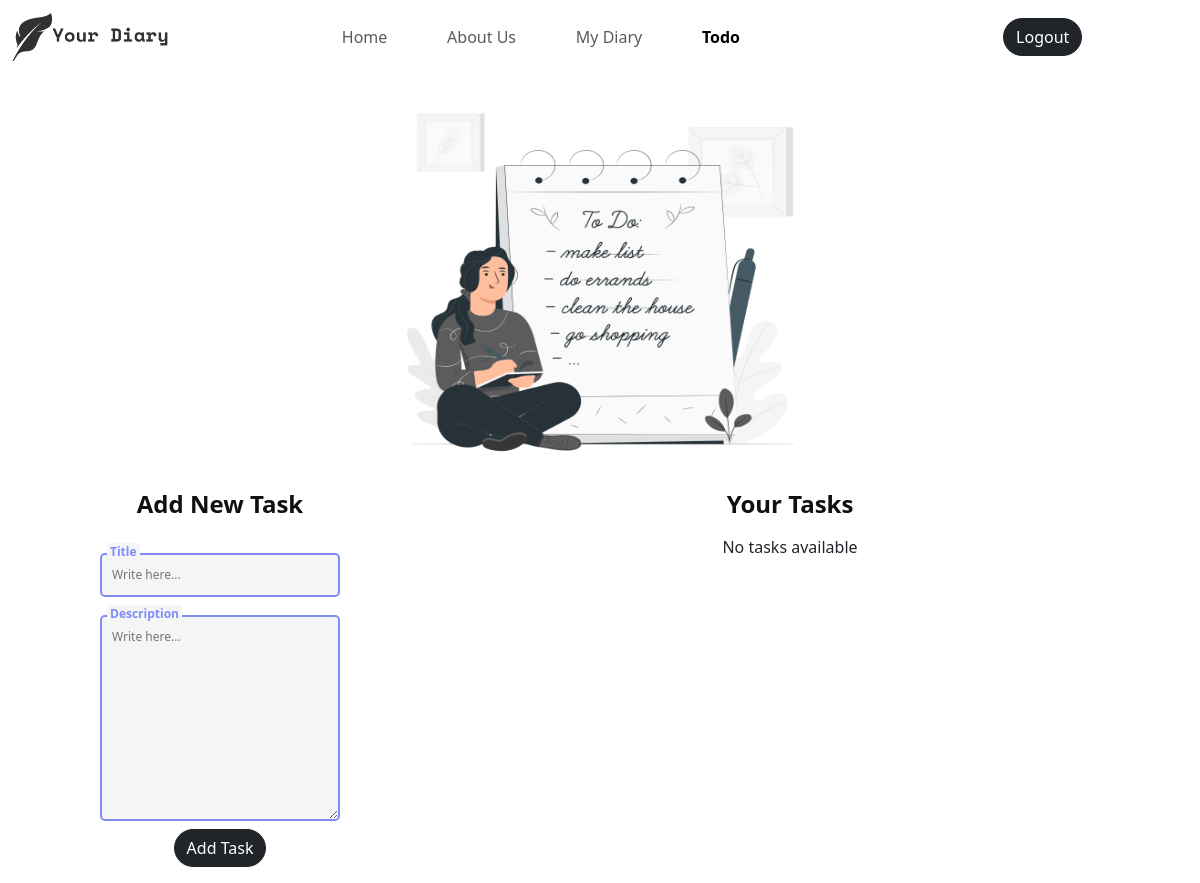
/todo/ (signed in), run on an earlier commit of the app's database.
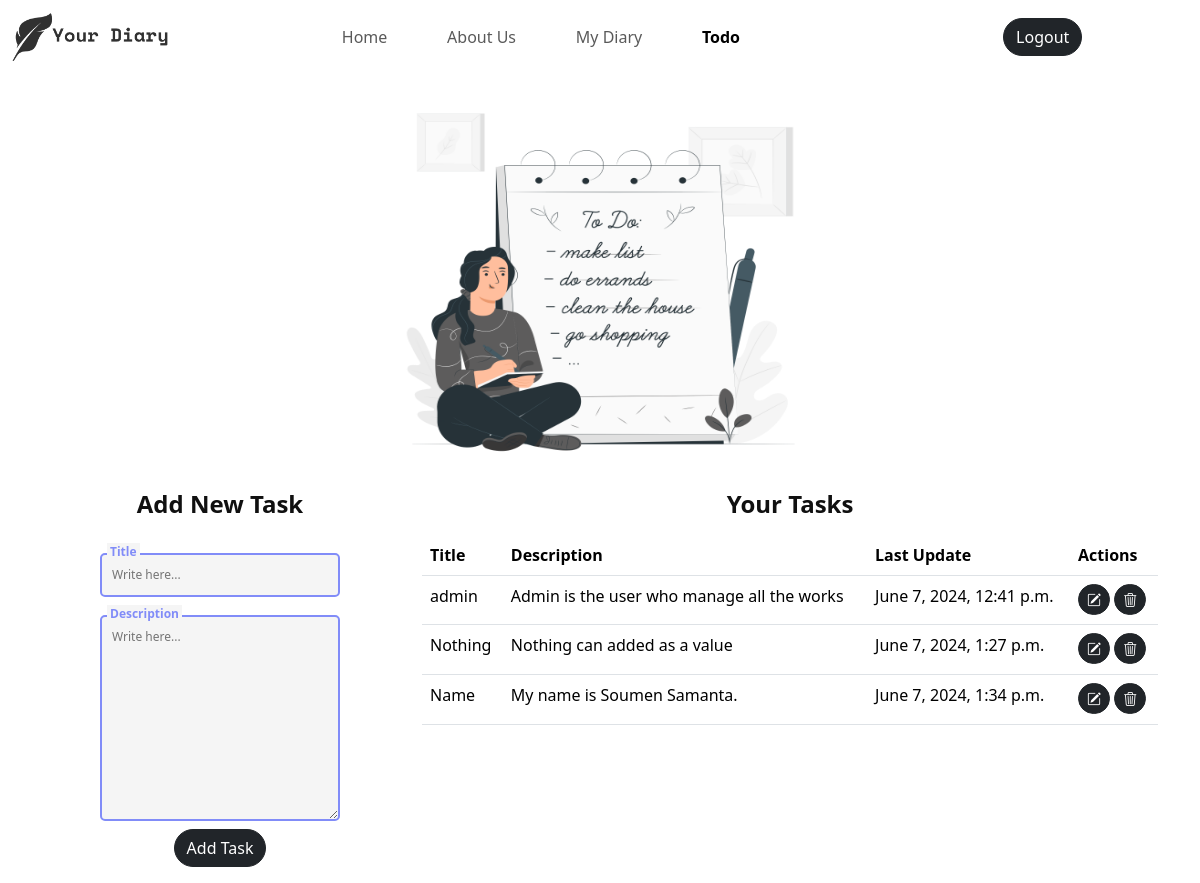
And on a later commit of the database.
### diary/models.py (models this page shows, shortened)
class Todo(models.Model):
    user = models.ForeignKey(User, on_delete=models.CASCADE)
    title = models.CharField(max_length=100)
    description = models.TextField()
    created_at = models.DateTimeField(auto_now_add=True)
    updated_at = models.DateTimeField(auto_now=True)

### diary/views.py (the view)
# urls.py: path("todo/", views.todo, name="todo"),
@login_required(login_url="login")
def todo(request):
	context = {}
	todo_form = TodoForm()
	context["todo_form"] = todo_form
	todos = Todo.objects.filter(user=request.user)
	context["todos"] = todos
	context['activeTodo']="active"
	return render(request, "todo.html", context)

### diary/forms.py
class TodoForm(forms.ModelForm):
	class Meta:
		model = Todo
		fields = ('title', 'description')
		widgets = {
			'title': forms.TextInput(attrs={'class': 'input', 'placeholder': 'Write here...'}),
			'description': forms.Textarea(attrs={'class': 'input', 'placeholder': 'Write here...'}),
		}

### diary/templates/todo.html (shortened to what this page needs)
{% extends "base.html" %}
{% load static %}
{% block css %}
	<link rel="stylesheet" href="{% static "css/todo.css" %}">
{% endblock css %}
{% block body %}
	<div class="container todo-page">
		<div class="row todo-image">
			<img src="{% static "media/Todo_list.png" %}" alt="" class="todo-img">
		</div>
		<div class="row">
			<div class="col-sm-4">
				<h4 class='heading text-center'>Add New Task</h4>
				<form action="{% url "addTodo" %}" class="todo-form" method="POST" >{% csrf_token %}
					{% for field in todo_form %}
						<div class="coolinput">
							<label for="{{field.id_for_label}}" class="text">{{field.label}}</label>
							{{field}}  <small class='text-warning'>{{field.errors|striptags}}</small>
						</div>
					{% endfor %}
					<input type="submit" class="btn btn-dark mt-2" value='Add Task'>
				</form>
			</div>
			<div class="col-sm-8">
				<h4 class='heading text-center'>Your Tasks</h4>
				{% if todos %}
					<table class="table table-hover">
						<thead>
							<tr>
								<th>Title</th>
								<th>Description</th>
								<th>Last Update</th>
								<th>Actions</th>
							</tr>
						</thead>
						<tbody>
							{% for todo in todos %}
								<tr>
									<td>{{todo.title}}</td>
									<td>{{todo.description}}</td>
									<td>{{todo.updated_at}}</td>
									<td>
										<a href="{% url "updateTodo" todo.id %}" class="btn btn-sm btn-dark"><i class="bi bi-pencil-square"></i></a>
										<a href="" data-id="{{todo.id}}" class="btn btn-sm btn-dark delete-btn"><i class="bi bi-trash3"></i></a>
									</td>
								</tr>
							{% endfor %}
					</table>
				{% else %}
					<p class="text-center">No tasks available</p>
				{% endif %}
			</div>
		</div>
	</div>
{% endblock body %}

What changed in the data, as far as the page shows it:
added Todo: title "admin", description "Admin is the user who manage all the works", updated_at "June 7, 2024, 12:41 p.m."
added Todo: title "Nothing", description "Nothing can added as a value", updated_at "June 7, 2024, 1:27 p.m."
added Todo: title "Name", description "My name is Soumen Samanta.", updated_at "June 7, 2024, 1:34 p.m."
Also different on the page:
text no longer shown: "No tasks available"
text now shown: "Title Description Last Update Actions"
